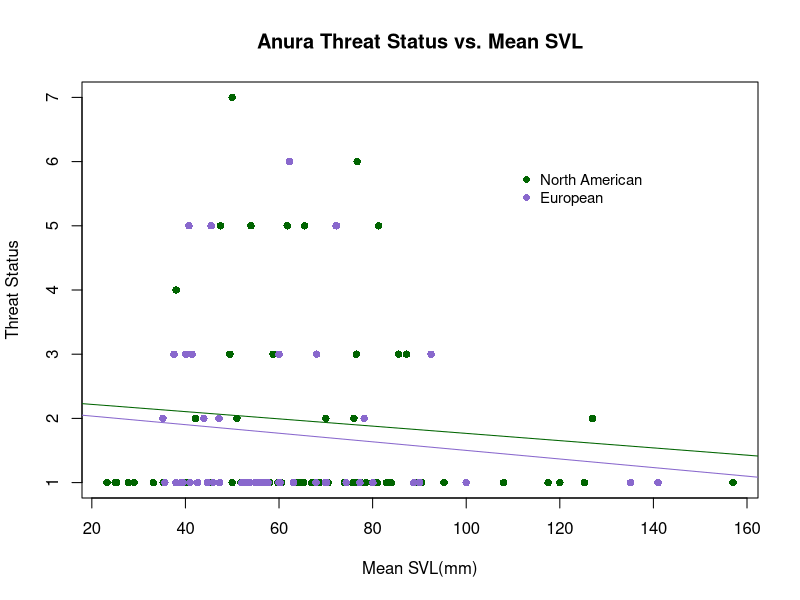
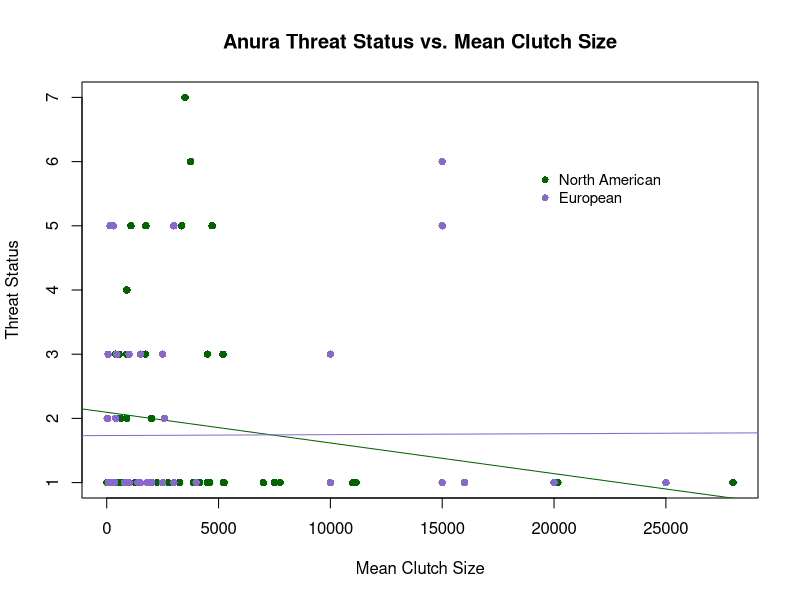
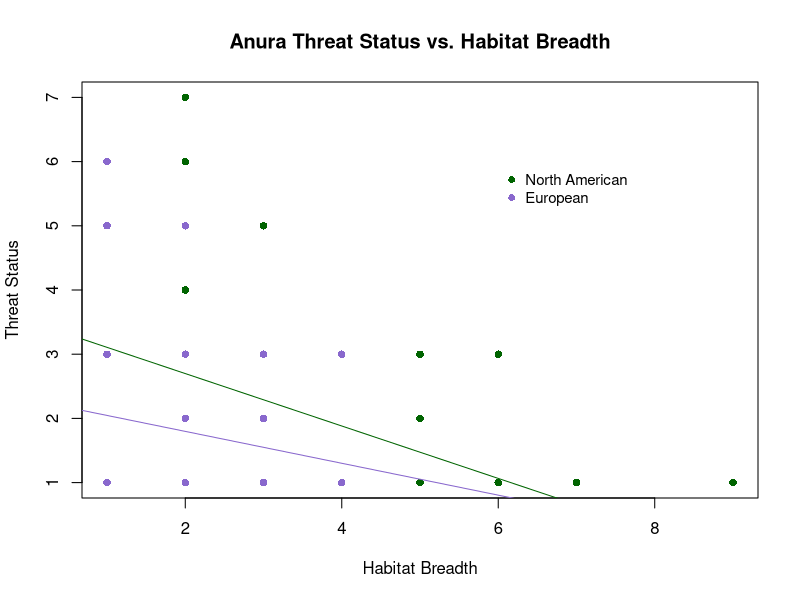
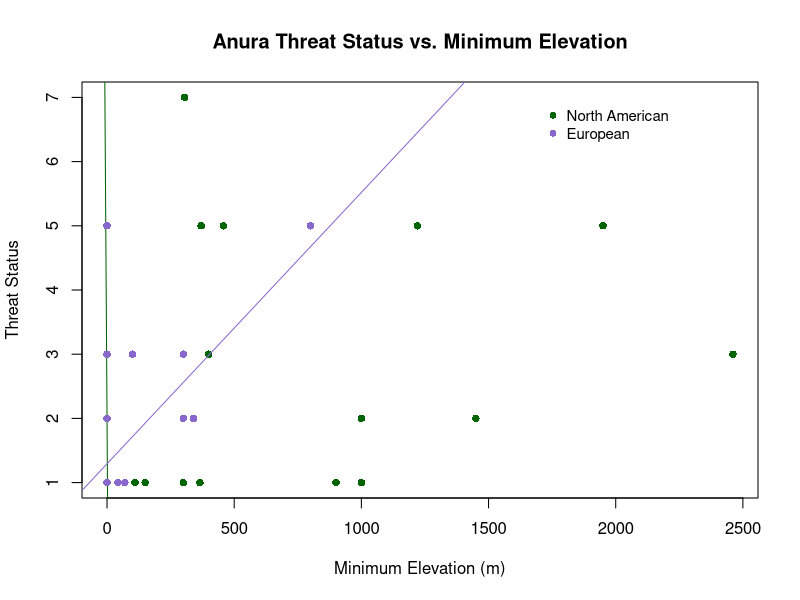
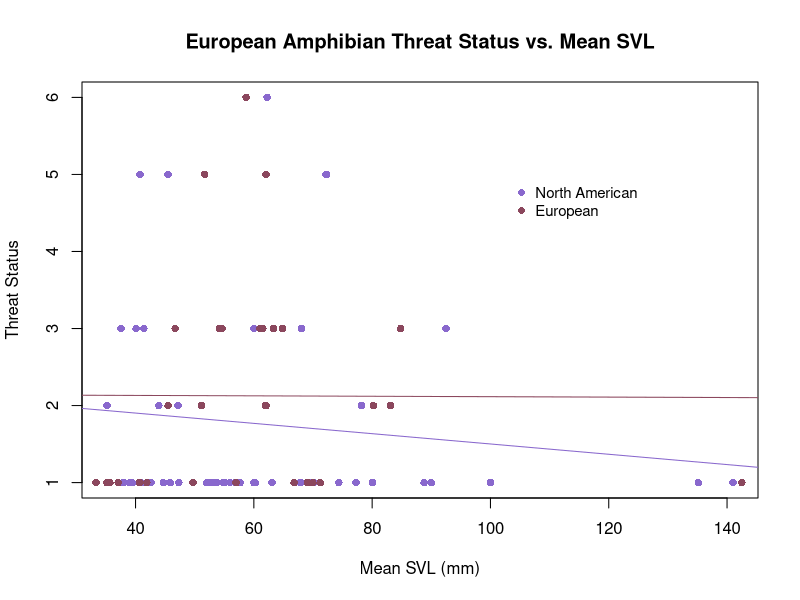
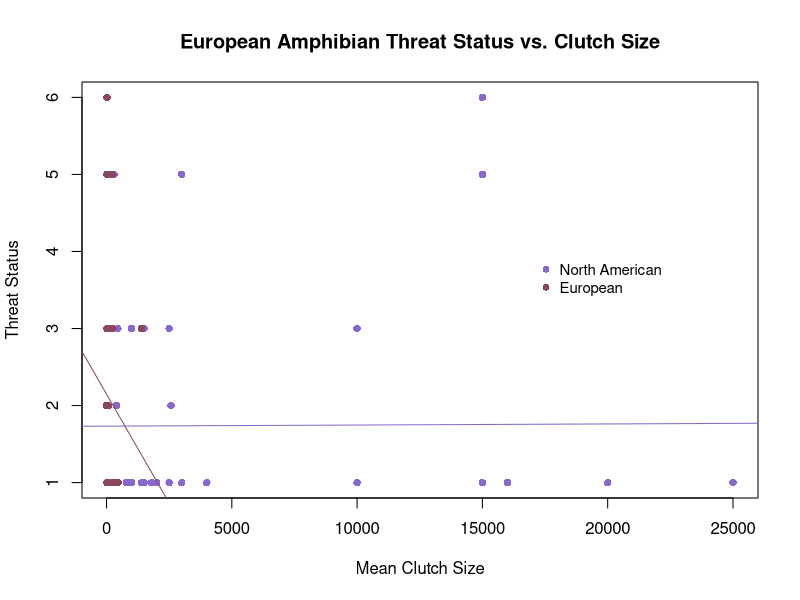
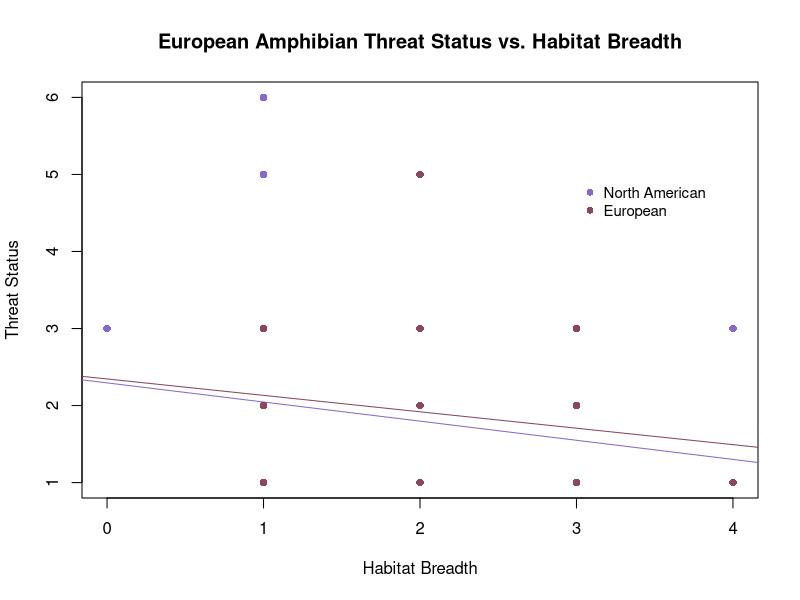
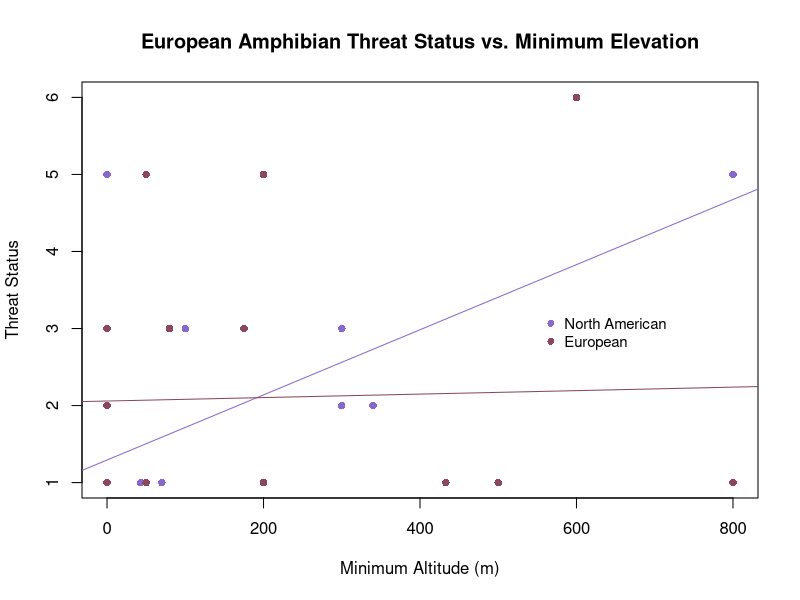

These figures' R source, in order: (Note: this script raises an error after producing the figures.)
# ENEC 395 Undergraduate Research 
# Alicia Wood
# 3/20/17
# Correlates of Extinction Risk in European and North American Amphibians


### Setting my working directory to the folder where all of my data and code are stored

setwd('~/Desktop/Extinction-Risk')

library(dplyr)


### Reading in raw data files


NAfrogs = read.table("NorthAmericanFrogs.txt", header=T, sep = '\t', quote = "\"")
NApaired = read.table("NorthAmericanFrogsPaired.txt", header=T, sep='\t', quote = "\"")
EuroAmphib = read.table("EuropeanAmphibians.txt", header=T, sep = '\t', quote = "\"", na.strings = "DD")
Taxonomy = read.table("Taxonomy.txt", header=T, sep = '\t', quote = "\"")


### Simplifying and preparing data for analysis


#Creating Habitat Breadth columns in both datasets
EuroAmphib$Forest <- apply(EuroAmphib[,c(123:131)], 1, sum)
EuroAmphib$Forest[EuroAmphib$Forest > 0] <- 1
EuroAmphib$Savanna <- apply(EuroAmphib[,c(132:133)], 1, sum)
EuroAmphib$Savanna[EuroAmphib$Savanna > 0] <- 1
EuroAmphib$Shrubland <- apply(EuroAmphib[,c(134:141)], 1, sum)
EuroAmphib$Shrubland[EuroAmphib$Shrubland > 0] <- 1
EuroAmphib$Grassland <- apply(EuroAmphib[,c(142:148)], 1, sum)
EuroAmphib$Grassland[EuroAmphib$Grassland > 0] <- 1
EuroAmphib$Wetlands <- apply(EuroAmphib[,c(149:164)], 1, sum)
EuroAmphib$Wetlands[EuroAmphib$Wetlands > 0] <- 1
EuroAmphib$RockyAreas[EuroAmphib$Habitat_RockyAreas_inland_cliffs_moutain_peaks == 1] <- 1
EuroAmphib$RockyAreas[EuroAmphib$Habitat_RockyAreas_inland_cliffs_moutain_peaks == 0] <- 0
EuroAmphib$Caves <- apply(EuroAmphib[,c(166:167)], 1, sum)
EuroAmphib$Caves[EuroAmphib$Caves > 0] <- 1
EuroAmphib$Deserts <- apply(EuroAmphib[,c(168:170)], 1, sum)
EuroAmphib$Deserts[EuroAmphib$Deserts > 0] <- 1
EuroAmphib$ArtificialTerrestrial <- apply(EuroAmphib[,c(171:176)], 1, sum)
EuroAmphib$ArtificialTerrestrial[EuroAmphib$ArtificialTerrestrial > 0] <- 1
EuroAmphib$Other[EuroAmphib$Habitat_Other_dunes == 1] <- 1
EuroAmphib$Other[EuroAmphib$Habitat_Other_dunes == 0] <- 0

EuroAmphib$HabitatBreadth <- apply(EuroAmphib[,c(255:264)], 1, sum)
#error in eorobean habitat breadth code because the habitat type columns created above are num not int type, so summing them doesn't work
NAfrogs$HabitatBreadth <- apply(NAfrogs[,c(22:33)], 1, sum)

#Condensing mean max and min Clutch Size into 1 mean Clutch Size column for NA dataset
NAfrogs$ClutchSize <- ifelse(is.na(NAfrogs$MeanClutchSize), ifelse(is.na(NAfrogs$MaxClutchSize), ifelse(is.na(NAfrogs$MinClutchSize), NA, NAfrogs$MinClutchSize), ifelse(is.na(NAfrogs$MinClutchSize), NAfrogs$MaxClutchSize, rowMeans(NAfrogs[,c("MinClutchSize", "MaxClutchSize")]))), NAfrogs$MeanClutchSize)
#Europe dataset already in 1 column named number_of_eggs_or_offspring

#Simplifying NAfrogs SVL data into 1 Mean SVL column
NAfrogs$SVLunspecified <- ifelse(is.na(NAfrogs$MeanSVL_Unspecified_mm), ifelse(is.na(NAfrogs$MaxSVL_Unspecified_mm), ifelse(is.na(NAfrogs$MinSVL_Unspecified_mm), NA, NAfrogs$MinSVL_Unspecified_mm), ifelse(is.na(NAfrogs$MinSVL_Unspecified_mm), NAfrogs$MaxSVL_Unspecified_mm, rowMeans(NAfrogs[,c("MinSVL_Unspecified_mm", "MaxSVL_Unspecified_mm")]))), NAfrogs$MeanSVL_Unspecified_mm)
NAfrogs$SVLfemale <- ifelse(is.na(NAfrogs$MeanSVL_Female_mm), ifelse(is.na(NAfrogs$MaxSVL_Female_mm), ifelse(is.na(NAfrogs$MinSVL_Female_mm), NA, NAfrogs$MinSVL_Female_mm), ifelse(is.na(NAfrogs$MinSVL_Female_mm), NAfrogs$MaxSVL_Female_mm, rowMeans(NAfrogs[,c("MinSVL_Female_mm", "MaxSVL_Female_mm")]))), NAfrogs$MeanSVL_Female_mm)
NAfrogs$SVLmale <- ifelse(is.na(NAfrogs$MeanSVL_Male_mm), ifelse(is.na(NAfrogs$MaxSVL_Male_mm), ifelse(is.na(NAfrogs$MinSVL_Male_mm), NA, NAfrogs$MinSVL_Male_mm), ifelse(is.na(NAfrogs$MinSVL_Male_mm), NAfrogs$MaxSVL_Male_mm, rowMeans(NAfrogs[,c("MinSVL_Male_mm", "MaxSVL_Male_mm")]))), NAfrogs$MeanSVL_Male_mm)
NAfrogs$SVLMFmean <- rowMeans(NAfrogs[,c("SVLfemale", "SVLmale")])
NAfrogs$SVL <- ifelse(!is.na(NAfrogs$SVLunspecified) & !is.na(NAfrogs$SVLfemale) & !is.na(NAfrogs$SVLmale), rowMeans(NAfrogs[,c("SVLunspecified", "SVLMFmean")]), ifelse(is.na(NAfrogs$SVLunspecified), ifelse(is.na(NAfrogs$SVLfemale), ifelse(is.na(NAfrogs$SVLmale), NA, NAfrogs$SVLmale), ifelse(is.na(NAfrogs$SVLmale), NAfrogs$SVLfemale, NAfrogs$SVLMFmean)), NAfrogs$SVLunspecified))
#Mean SVL alredy in 1 column in Euro dastaset named SVL_unspecified_mm


### Organizing Threat Data


# Creating threat binary column in the European Dataset
EuroAmphib$ThreatBinary <- NA
EuroAmphib$ThreatBinary[EuroAmphib$IUCN_Status_Vulnerable == 1 | EuroAmphib$IUCN_Status_Endangered == 1 | EuroAmphib$IUCN_Status_NearThreatened == 1 | EuroAmphib$IUCN_Status_CriticallyEndangered == 1] <- 1
EuroAmphib$ThreatBinary[EuroAmphib$IUCN_Status_LeastConcern == 1] <- 0
# Creating Continuous Threat Status Values in European Dataset
EuroAmphib$threat[EuroAmphib$IUCN_Status_LeastConcern == 1] <- 1
EuroAmphib$threat[EuroAmphib$IUCN_Status_Vulnerable == 1] <- 2
EuroAmphib$threat[EuroAmphib$IUCN_Status_NearThreatened == 1] <- 3
EuroAmphib$threat[EuroAmphib$IUCN_Status_Endangered == 1] <- 5
EuroAmphib$threat[EuroAmphib$IUCN_Status_CriticallyEndangered == 1] <- 6
# Creating Threat status ordinal values
threat = data.frame(IUCN_Threat_Status = c('LC', 'VU', 'NT', 'TH', 'EN', 'CR', 'EW'),
                    threat = 1:7)


### Joining in taxonomy and threat datasets


NAfrogs <- merge(NAfrogs, Taxonomy, by = "SpeciesName") %>% left_join(threat)
EuroAmphib <- merge(EuroAmphib, Taxonomy, by = "SpeciesName")


### Dividing European dataset into Anura and Urodela order datasets


Efrogs <- EuroAmphib[EuroAmphib$Order == 'Anura',]
Esalamanders <- EuroAmphib[EuroAmphib$Order == 'Urodela',]


##### Plots and Linear Models


## North American and European Anura Comparison

# SVL
plot(NAfrogs$SVL, NAfrogs$threat, xlab = "Mean SVL(mm)", ylab = "Threat Status", main = "Anura Threat Status vs. Mean SVL", col = "darkgreen", pch = 16)
lm_svl_na = lm(NAfrogs$threat ~ NAfrogs$SVL)
abline(lm_svl_na, col = "darkgreen")
summary(lm_svl_na)
points(Efrogs$SVL_Unspecified_mm, Efrogs$threat, xlab = "Mean SVL (mm)", ylab = "Threat Status", col = "mediumpurple3", pch = 16)
lm_svl_e = lm(Efrogs$threat ~ Efrogs$SVL_Unspecified_mm)
abline(lm_svl_e, col = "mediumpurple3")
summary(lm_svl_e)
legend(110,6, c("North American", "European"), pch = 16, 
       col = c("darkgreen", "mediumpurple3"), cex = 0.9, bty = "n")
# Clutch Size
plot(NAfrogs$ClutchSize, NAfrogs$threat, xlab = "Mean Clutch Size", ylab = "Threat Status", main = "Anura Threat Status vs. Mean Clutch Size", col = "darkgreen", pch = 16)
lm_cs_na = lm(NAfrogs$threat ~ NAfrogs$ClutchSize)
abline(lm_cs_na, col = "darkgreen")
summary(lm_cs_na)
points(Efrogs$Number_of_eggs_or_offspring, Efrogs$threat, xlab = "Mean Clutch Size", ylab = "Threat Status", col = "mediumpurple3", pch = 16)
lm_cs_e = lm(Efrogs$threat ~ Efrogs$Number_of_eggs_or_offspring)
abline(lm_cs_e, col = "mediumpurple3")
summary(lm_cs_e)
legend(19000,6, c("North American", "European"), pch = 16, 
       col = c("darkgreen", "mediumpurple3"), cex = 0.9, bty = "n")
# Habitat Breadth
plot(NAfrogs$HabitatBreadth, NAfrogs$threat, xlab = "Habitat Breadth", ylab = "Threat Status", main = "Anura Threat Status vs. Habitat Breadth", col = "darkgreen", pch = 16)
lm_hb_na = lm(NAfrogs$threat ~ NAfrogs$HabitatBreadth)
abline(lm_hb_na, col = "darkgreen")
summary(lm_hb_na)
points(Efrogs$HabitatBreadth, Efrogs$threat, xlab = "Habitat Breadth", ylab = "Threat Status", col = "mediumpurple3", pch = 16)
lm_hb_e = lm(Efrogs$threat ~ Efrogs$HabitatBreadth)
abline(lm_hb_e, col = "mediumpurple3")
summary(lm_hb_e)
legend(6,6, c("North American", "European"), pch = 16, 
       col = c("darkgreen", "mediumpurple3"), cex = 0.9, bty = "n")
# Minimum Elevation
plot(NAfrogs$MinElevation_m, NAfrogs$threat, xlab = "Minimum Elevation (m)", ylab = "Threat Status", main = "Anura Threat Status vs. Minimum Elevation", col = "darkgreen", pch = 16)
lm_me_na = lm(NAfrogs$threat ~ NAfrogs$MinElevation_m)
abline(lm_me_na, col = "darkgreen")
summary(lm_me_na)
points(Efrogs$Altitude_min, Efrogs$threat, xlab = "Minimum Altitude (m)", ylab = "Threat Status", col = "mediumpurple3", pch = 16)
lm_me_e = lm(Efrogs$threat ~ Efrogs$Altitude_min)
abline(lm_me_e, col = "mediumpurple3")
summary(lm_me_e)
legend(1700,7, c("North American", "European"), pch = 16, 
       col = c("darkgreen", "mediumpurple3"), cex = 0.9, bty = "n")
# Multi-Variable Linear Model North American Frogs
Multi_lm_na = lm(NAfrogs$threat ~ NAfrogs$SVL + NAfrogs$ClutchSize + NAfrogs$HabitatBreadth + NAfrogs$MinElevation_m)
summary(Multi_lm_na)
# Multi-Variable Linear Model European Frogs
Multi_lm_e = lm(Efrogs$threat ~ Efrogs$SVL_Unspecified_mm + Efrogs$Number_of_eggs_or_offspring + Efrogs$HabitatBreadth + Efrogs$Altitude_min)
summary(Multi_lm_e)

## European Anura and Urodela Comparison

# SVL
plot(Efrogs$SVL_Unspecified_mm, Efrogs$threat, xlab = "Mean SVL (mm)", ylab = "Threat Status", col = "mediumpurple3", main = "European Amphibian Threat Status vs. Mean SVL", pch = 16)
lm_svl_f = lm(Efrogs$threat ~ Efrogs$SVL_Unspecified_mm)
abline(lm_svl_f, col = "mediumpurple3")
summary(lm_svl_f)
points(Esalamanders$SVL_Unspecified_mm, Esalamanders$threat, xlab = "Mean SVL (mm)", ylab = "Threat Status", col = "palevioletred4", pch = 16)
lm_svl_s = lm(Esalamanders$threat ~ Esalamanders$SVL_Unspecified_mm)
abline(lm_svl_s, col = "palevioletred4")
summary(lm_svl_s)
legend(103,5, c("North American", "European"), pch = 16, 
       col = c("mediumpurple3", "palevioletred4"), cex = 0.9, bty = "n")
# Clutch Size
plot(Efrogs$Number_of_eggs_or_offspring, Efrogs$threat, xlab = "Mean Clutch Size", ylab = "Threat Status", col = "mediumpurple3", main = "European Amphibian Threat Status vs. Clutch Size", pch = 16)
lm_cs_f = lm(Efrogs$threat ~ Efrogs$Number_of_eggs_or_offspring)
abline(lm_cs_f, col = "mediumpurple3")
summary(lm_cs_f)
points(Esalamanders$Number_of_eggs_or_offspring, Esalamanders$threat, xlab = "Mean Clutch Size", ylab = "Threat Status", col = "palevioletred4", pch = 16)
lm_cs_s = lm(Esalamanders$threat ~ Esalamanders$Number_of_eggs_or_offspring)
abline(lm_cs_s, col = "palevioletred4")
summary(lm_cs_s)
legend(17000,4, c("North American", "European"), pch = 16, 
       col = c("mediumpurple3", "palevioletred4"), cex = 0.9, bty = "n")
# Habitat Breadth
plot(Efrogs$HabitatBreadth, Efrogs$threat, xlab = "Habitat Breadth", ylab = "Threat Status", col = "mediumpurple3", main = "European Amphibian Threat Status vs. Habitat Breadth", pch = 16)
lm_hb_f = lm(Efrogs$threat ~ Efrogs$HabitatBreadth)
abline(lm_hb_f, col = "mediumpurple3")
summary(lm_hb_f)
points(Esalamanders$HabitatBreadth, Esalamanders$threat, xlab = "Habitat Breadth", ylab = "Threat Status", col = "palevioletred4", pch = 16)
lm_hb_s = lm(Esalamanders$threat ~ Esalamanders$HabitatBreadth)
abline(lm_hb_s, col = "palevioletred4")
summary(lm_hb_s)
legend(3,5, c("North American", "European"), pch = 16, 
       col = c("mediumpurple3", "palevioletred4"), cex = 0.9, bty = "n")
# Minimum Elevation
plot(Efrogs$Altitude_min, Efrogs$threat, xlab = "Minimum Altitude (m)", ylab = "Threat Status", col = "mediumpurple3", main = "European Amphibian Threat Status vs. Minimum Elevation", pch = 16)
lm_me_f = lm(Efrogs$threat ~ Efrogs$Altitude_min)
abline(lm_me_f, col = "mediumpurple3")
summary(lm_me_f)
points(Esalamanders$Altitude_min, Esalamanders$threat, xlab = "Minimum Altitude (m)", ylab = "Threat Status", col = "palevioletred4", pch = 16)
lm_me_s = lm(Esalamanders$threat ~ Esalamanders$Altitude_min)
abline(lm_me_s, col = "palevioletred4")
summary(lm_me_s)
legend(550,3.3, c("North American", "European"), pch = 16, 
       col = c("mediumpurple3", "palevioletred4"), cex = 0.9, bty = "n")
# Multi-Variable Linear Model European Frogs
Multi_lm_e = lm(Efrogs$threat ~ Efrogs$SVL_Unspecified_mm + Efrogs$Number_of_eggs_or_offspring + Efrogs$HabitatBreadth + Efrogs$Altitude_min)
summary(Multi_lm_e)
# Multi-Variable Linear Model European Frogs
Multi_lm_s = lm(Esalamanders$threat ~ Esalamanders$SVL_Unspecified_mm + Esalamanders$Number_of_eggs_or_offspring + Esalamanders$HabitatBreadth + Esalamanders$Altitude_min)
summary(Multi_lm_s)

## North American Anaxyrus and Rana Analyses

Rana = NAfrogs[NAfrogs$Genus == 'Rana',]
Anaxyrus = NAfrogs[NAfrogs$Genus == 'Anaxyrus',]
# SVL
plot(Rana$SVL, Rana$threat, xlab = "Mean SVL(mm)", ylab = "Threat Status", main = "North American Anura Threat Status vs. Mean SVL", col = "skyblue3", pch = 16)
lm_svl_r = lm(Rana$threat ~ Rana$SVL)
abline(lm_svl_r, col = "skyblue3")
summary(lm_svl_r)
points(Anaxyrus$SVL, Anaxyrus$threat, xlab = "Mean SVL(mm)", ylab = "Threat Status", col = "purple", pch = 16)
lm_svl_a = lm(Anaxyrus$threat ~ Anaxyrus$SVL)
abline(lm_svl_a, col = "purple")
summary(lm_svl_a)
legend(125,5.5, c("Rana", "Anaxyrus"), pch = 16, 
       col = c("skyblue3", "purple"), cex = 0.9, bty = "n")
# Clutch Size
plot(Rana$ClutchSize, Rana$threat, xlab = "Mean Clutch Size", ylab = "Threat Status", main = "North American Anura Threat Status vs. Mean Clutch Size", col = "skyblue3", pch = 16)
lm_cs_r = lm(Rana$threat ~ Rana$ClutchSize)
abline(lm_cs_r, col = "skyblue3")
summary(lm_cs_r)
points(Anaxyrus$ClutchSize, Anaxyrus$threat, xlab = "Mean Clutch Size", ylab = "Threat Status", col = "purple", pch = 16)
lm_cs_a = lm(Anaxyrus$threat ~ Anaxyrus$ClutchSize)
abline(lm_cs_a, col = "purple")
summary(lm_cs_a)
legend(8000,5.5, c("Rana", "Anaxyrus"), pch = 16, 
       col = c("skyblue3", "purple"), cex = 0.9, bty = "n")
# Habitat Breadth
plot(Rana$HabitatBreadth, Rana$threat, xlab = "Habitat Breadth", ylab = "Threat Status", main = "North American Anura Threat Status vs. Habitat Breadth", col = "skyblue3", pch = 16)
lm_hb_r = lm(Rana$threat ~ Rana$HabitatBreadth)
abline(lm_hb_r, col = "skyblue3")
summary(lm_hb_r)
points(Anaxyrus$HabitatBreadth, Anaxyrus$threat, xlab = "Habitat Breadth", ylab = "Threat Status", col = "purple", pch = 16)
lm_hb_a = lm(Anaxyrus$threat ~ Anaxyrus$HabitatBreadth)
abline(lm_hb_a, col = "purple")
summary(lm_hb_a)
legend(5.5,5.5, c("Rana", "Anaxyrus"), pch = 16, 
       col = c("skyblue3", "purple"), cex = 0.9, bty = "n")
# Minimum Elevation
plot(Rana$MinElevation_m, Rana$threat, xlab = "Minimum Elevation (m)", ylab = "Threat Status", main = "North American Anura Threat Status vs. Minimum Elevation", col = "skyblue3", pch = 16)
lm_me_r = lm(Rana$threat ~ Rana$MinElevation_m)
abline(lm_me_r, col = "skyblue3")
summary(lm_me_r)
points(Anaxyrus$MinElevation_m, Anaxyrus$threat, xlab = "Minimum Elevation (m)", ylab = "Threat Status", col = "purple", pch = 16)
lm_me_a = lm(Anaxyrus$threat ~ Anaxyrus$MinElevation_m)
abline(lm_me_a, col = "purple")
summary(lm_me_a)
legend(700,5.8, c("Rana", "Anaxyrus"), pch = 16, 
       col = c("skyblue3", "purple"), cex = 0.9, bty = "n")
# Multi-Variable Linear Model North American Rana
Multi_lm_r = lm(Rana$threat ~ Rana$SVL + Rana$ClutchSize + Rana$HabitatBreadth + Rana$MinElevation_m)
summary(Multi_lm_r)
# Multi-Variable Linear Model North American Anaxyrus
Multi_lm_a = lm(Anaxyrus$threat ~ Anaxyrus$SVL + Anaxyrus$ClutchSize + Anaxyrus$HabitatBreadth + Anaxyrus$MinElevation_m)
summary(Multi_lm_a)



#### Paired Analysis



#preparing the paired dataset
NApaired$HabitatBreadth1 <- apply(NApaired[,c(24:35)], 1, sum)
NApaired$HabitatBreadth2 <- apply(NApaired[,c(63:74)], 1, sum)

NApaired$ClutchSize1 <- ifelse(is.na(NApaired$MeanClutchSize1), ifelse(is.na(NApaired$MaxClutchSize1), ifelse(is.na(NApaired$MinClutchSize1), NA, NApaired$MinClutchSize1), ifelse(is.na(NApaired$MinClutchSize1), NApaired$MaxClutchSize1, rowMeans(NApaired[,c("MinClutchSize1", "MaxClutchSize1")]))), NApaired$MeanClutchSize1)
NApaired$ClutchSize2 <- ifelse(is.na(NApaired$MeanClutchSize2), ifelse(is.na(NApaired$MaxClutchSize2), ifelse(is.na(NApaired$MinClutchSize2), NA, NApaired$MinClutchSize2), ifelse(is.na(NApaired$MinClutchSize2), NApaired$MaxClutchSize2, rowMeans(NApaired[,c("MinClutchSize2", "MaxClutchSize2")]))), NApaired$MeanClutchSize2)

NApaired$SVLunspecified1 <- ifelse(is.na(NApaired$MeanSVL_Unspecified_mm1), ifelse(is.na(NApaired$MaxSVL_Unspecified_mm1), ifelse(is.na(NApaired$MinSVL_Unspecified_mm1), NA, NApaired$MinSVL_Unspecified_mm1), ifelse(is.na(NApaired$MinSVL_Unspecified_mm1), NApaired$MaxSVL_Unspecified_mm1, rowMeans(NApaired[,c("MinSVL_Unspecified_mm1", "MaxSVL_Unspecified_mm1")]))), NApaired$MeanSVL_Unspecified_mm1)
NApaired$SVLfemale1 <- ifelse(is.na(NApaired$MeanSVL_Female_mm1), ifelse(is.na(NApaired$MaxSVL_Female_mm1), ifelse(is.na(NApaired$MinSVL_Female_mm1), NA, NApaired$MinSVL_Female_mm1), ifelse(is.na(NApaired$MinSVL_Female_mm1), NApaired$MaxSVL_Female_mm1, rowMeans(NApaired[,c("MinSVL_Female_mm1", "MaxSVL_Female_mm1")]))), NApaired$MeanSVL_Female_mm1)
NApaired$SVLmale1 <- ifelse(is.na(NApaired$MeanSVL_Male_mm1), ifelse(is.na(NApaired$MaxSVL_Male_mm1), ifelse(is.na(NApaired$MinSVL_Male_mm1), NA, NApaired$MinSVL_Male_mm1), ifelse(is.na(NApaired$MinSVL_Male_mm1), NApaired$MaxSVL_Male_mm1, rowMeans(NApaired[,c("MinSVL_Male_mm1", "MaxSVL_Male_mm1")]))), NApaired$MeanSVL_Male_mm1)
NApaired$SVLMFmean1 <- rowMeans(NApaired[,c("SVLfemale1", "SVLmale1")])
NApaired$SVL1 <- ifelse(!is.na(NApaired$SVLunspecified1) & !is.na(NApaired$SVLfemale1) & !is.na(NApaired$SVLmale1), rowMeans(NApaired[,c("SVLunspecified1", "SVLMFmean1")]), ifelse(is.na(NApaired$SVLunspecified1), ifelse(is.na(NApaired$SVLfemale1), ifelse(is.na(NApaired$SVLmale1), NA, NApaired$SVLmale1), ifelse(is.na(NApaired$SVLmale1), NApaired$SVLfemale1, NApaired$SVLMFmean1)), NApaired$SVLunspecified1))
NApaired$SVLunspecified2 <- ifelse(is.na(NApaired$MeanSVL_Unspecified_mm2), ifelse(is.na(NApaired$MaxSVL_Unspecified_mm2), ifelse(is.na(NApaired$MinSVL_Unspecified_mm2), NA, NApaired$MinSVL_Unspecified_mm2), ifelse(is.na(NApaired$MinSVL_Unspecified_mm2), NApaired$MaxSVL_Unspecified_mm2, rowMeans(NApaired[,c("MinSVL_Unspecified_mm2", "MaxSVL_Unspecified_mm2")]))), NApaired$MeanSVL_Unspecified_mm2)
NApaired$SVLfemale2 <- ifelse(is.na(NApaired$MeanSVL_Female_mm2), ifelse(is.na(NApaired$MaxSVL_Female_mm2), ifelse(is.na(NApaired$MinSVL_Female_mm2), NA, NApaired$MinSVL_Female_mm2), ifelse(is.na(NApaired$MinSVL_Female_mm2), NApaired$MaxSVL_Female_mm2, rowMeans(NApaired[,c("MinSVL_Female_mm2", "MaxSVL_Female_mm2")]))), NApaired$MeanSVL_Female_mm2)
NApaired$SVLmale2 <- ifelse(is.na(NApaired$MeanSVL_Male_mm2), ifelse(is.na(NApaired$MaxSVL_Male_mm2), ifelse(is.na(NApaired$MinSVL_Male_mm2), NA, NApaired$MinSVL_Male_mm2), ifelse(is.na(NApaired$MinSVL_Male_mm2), NApaired$MaxSVL_Male_mm2, rowMeans(NApaired[,c("MinSVL_Male_mm2", "MaxSVL_Male_mm2")]))), NApaired$MeanSVL_Male_mm2)
NApaired$SVLMFmean2 <- rowMeans(NApaired[,c("SVLfemale2", "SVLmale2")])
NApaired$SVL2 <- ifelse(!is.na(NApaired$SVLunspecified2) & !is.na(NApaired$SVLfemale2) & !is.na(NApaired$SVLmale2), rowMeans(NApaired[,c("SVLunspecified2", "SVLMFmean2")]), ifelse(is.na(NApaired$SVLunspecified2), ifelse(is.na(NApaired$SVLfemale2), ifelse(is.na(NApaired$SVLmale2), NA, NApaired$SVLmale2), ifelse(is.na(NApaired$SVLmale2), NApaired$SVLfemale2, NApaired$SVLMFmean2)), NApaired$SVLunspecified2))

# Wilcoxon Tests
wilcox.test(NApaired$SVL1, NApaired$SVL2, paired = TRUE)
wilcox.test(NApaired$ClutchSize1, NApaired$ClutchSize2, paired = TRUE)
wilcox.test(NApaired$HabitatBreadth1, NApaired$HabitatBreadth2, paired = TRUE)
wilcox.test(NApaired$MinElevation_m1, NApaired$MinElevation_m2, paired = TRUE)

  
